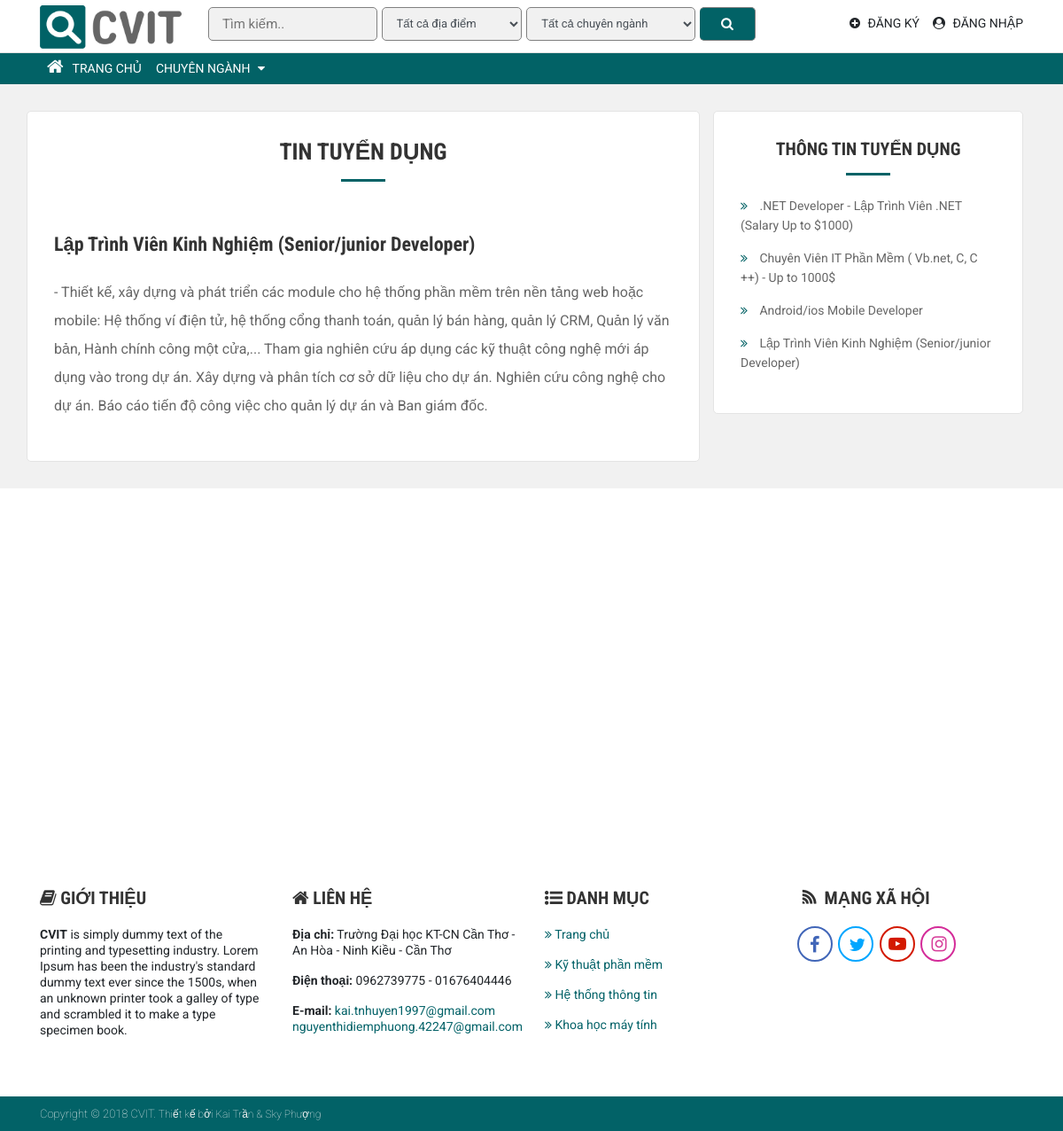
/views/tintuyendung.php?id_tt=1 (signed in), run on the app's committed database.
### tables this page shows
CREATE TABLE `dang_tt` (
  `id_tt` int(11) NOT NULL,
  `tieu_de` varchar(200) NOT NULL,
  `noi_dung` varchar(1000) NOT NULL,
  `id_ntd` int(11) NOT NULL
);

### views/tintuyendung.php (the view)
<?php
include '../models/connect.php';
include'include/header.php';
$id_tt=$_GET['id_tt'];
?>
	<main>
		<div class="nd-chinh">
			<div class="container">
				<div class="row">
					<div class="col-md-8 cv-moi frame-out">
						<div class="col-md-12 tieude">
							<h2>TIN TUYỂN DỤNG</h2>
							<span class="kengang"></span>
						</div>
						<?php
							$query = "select * from dang_tt where id_tt='$id_tt'";
							$result = mysqli_query($connect,$query);
							foreach ($result as $value) {
						?>
						<div class="col-md-12 dttd">
							<h2 class="td"><?php echo $value['tieu_de']; ?></h2>
							<p class="nd">
							<?php echo $value['noi_dung']; ?>
							</p>
						</div>
						<?php } ?>
					</div>
					<div class="col-md-4 ">
						<?php include 'include/sidebar.php'; ?>
					</div>
				</div>
			</div>
		</div>
	</main>
<?php include 'include/footer.php'; ?>

### views/include/sidebar.php
<div class="sidebar">
	<div class="frame-out">
		<div class="col-md-12 tieude">
			<h2>Thông tin tuyển dụng</h2>
			<span class="kengang"></span>
		</div>
		<div class="col-md-12">
			<ul class="content">
				<?php
					$query = "select * from dang_tt order by id_tt DESC limit 10";
					$result = mysqli_query($connect,$query);
					foreach ($result as $value) {
				?>
				<li>
					<i class="fa fa-angle-double-right"></i>
					<a href="../views/tintuyendung.php?id_tt=<?php echo $value['id_tt']; ?>"><?php echo $value['tieu_de']; ?></a>
				</li>
				<?php
					}
				?>
			</ul>
		</div>
	</div>
</div>

### assets/css/style.css (style rules this page uses)
* { margin: 0; padding: 0; }
body { font-family: 'Roboto', sans-serif; position: relative; }
h1,h2,h3,h4,h5 { font-family: 'Roboto Condensed', sans-serif; font-weight: bold; color: #333; }
.tieude { text-align: center; margin-bottom: 50px; }
.tieude h2 { font-size: 26px; text-align: center; margin-bottom: 0px; }
.kengang { width: 50px; height: 3px; background-color: #026266; display: inline-block; }
.nd-chinh { background-color: #f1f1f1; padding: 30px 0px; }
.frame-out { font-size: 14px; line-height: 26px; background-color: #fff; border-radius: 5px; border: 1px solid #e4e4e4; padding: 30px 15px; }
.sidebar { padding-right: 0px; margin-bottom: 30px !important; }
.sidebar .tieude { margin-bottom: 15px; }
.sidebar h2 { font-size: 20px; text-transform: uppercase; }
.sidebar .content { list-style: none; margin-top: 15px; padding-left: 0px; }
.sidebar .content li { line-height: 22px; margin-bottom: 15px; }
.sidebar .content i { color: #026165; margin-right: 10px; }
.sidebar .content a { color: #666; }
.nam input[type="text"], { width: 90%; font-weight: bold; }
.dttd h2.td { font-size: 22px; padding-bottom: 1rem; }
.dttd p.nd { font-size: 16px; line-height: 32px; color: #666; }

### data on the page
dang_tt: tieu_de "Lập Trình Viên Kinh Nghiệm (Senior/junior Developer)", noi_dung "- Thiết kế, xây dựng và phát triển các module cho hệ thống phần mềm trên nền tảng web hoặc mobile: Hệ thống ví điện tử, hệ thống cổng thanh toán, quản lý bán hàng, quản lý CRM, Quản lý văn bản, Hành chính công một cửa,... Tham gia nghiên cứu áp dụng các kỹ thuật công nghệ mới áp dụng vào trong dự án. Xây dựng và phân tích cơ sở dữ liệu cho dự án. Nghiên cứu công nghệ cho dự án. Báo cáo tiến độ công việc cho quản lý dự án và Ban giám đốc."
dang_tt: tieu_de ".NET Developer - Lập Trình Viên .NET (Salary Up to $1000)"
dang_tt: tieu_de "Chuyên Viên IT Phần Mềm ( Vb.net, C, C ++) - Up to 1000$"
dang_tt: tieu_de "Android/ios Mobile Developer"
